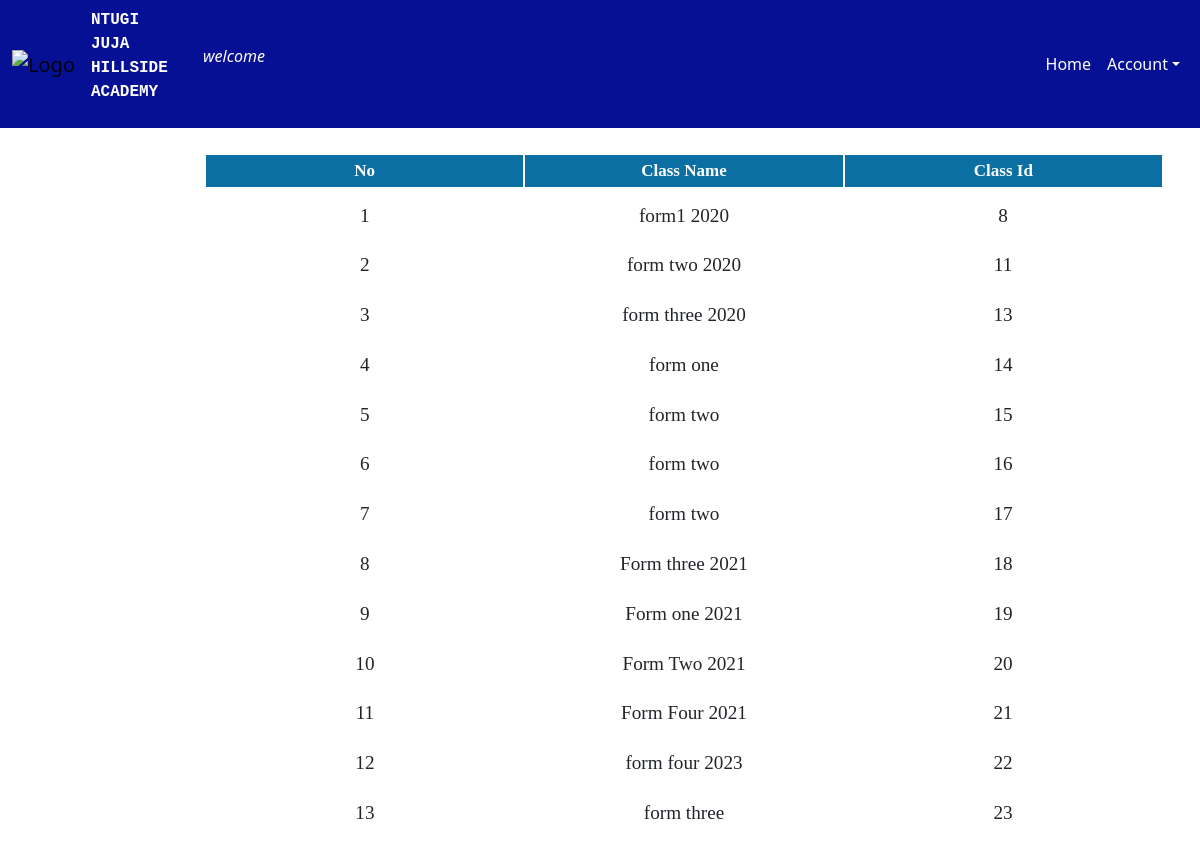
The page /admin/view_classes.php on the database its author committed.
### tables this page shows
CREATE TABLE `class` (
  `class_id` int(11) NOT NULL,
  `class_name` varchar(255) NOT NULL,
  `session_id` int(10) NOT NULL
);

### admin/view_classes.php (the view, shortened to what this page needs)
<?php include('connection.php') ?>
<!DOCTYPE html>
<html lang="en">
<head>
</head>
<body>
    <?php include('header.php')?>
    <div class="classes">
    <table class="paleBlueRows">
            <thead>
                <tr>
                    <th style="width: 20%;">No</th>
                    <th style="width: 20%;">Class Name</th>
                    <th style="width: 20%;">Class Id</th>
                </tr>
            </thead>
            <?php
            $selectQuery = mysqli_query($conn, "SELECT * FROM `class`");
            $i = 1;
            while ($r_res = mysqli_fetch_assoc($selectQuery)) {
            ?>
                <tbody>
                    <tr>
                        <td><?php echo $i++; ?></td>
                        <td><?php echo $r_res['class_name']; ?></td>
                        <td> <?php echo $r_res['class_id']; ?></td>
                    </tr>
                </tbody>
            <?php }
            ?>
        </table>
    </div>
</body>
</html>

### admin/view_classes.php (style rules this page uses)
table.paleBlueRows { font-family: "Times New Roman", Times, serif; border: 2px solid #FFFFFF; width: 80%; height: max-content; text-align: center; border-collapse: collapse; margin-left: 17%; }
table.paleBlueRows td, table.paleBlueRows th { border: 1px solid #FFFFFF; padding: 3px 2px; }
table.paleBlueRows tbody td { font-size: larger; padding: 10px; }
table.paleBlueRows thead { background: #0B6FA4; border-bottom: 5px solid #FFFFFF; }
table.paleBlueRows thead th { font-size: 17px; font-weight: bold; color: #FFFFFF; text-align: center; border-left: 2px solid #FFFFFF; }
table.paleBlueRows thead th:first-child { border-left: none; }
.classes { margin: 25px auto; }

### rows shown on the page
class: class_name "form1 2020", class_id "8"
class: class_name "form two 2020", class_id "11"
class: class_name "form three 2020", class_id "13"
class: class_name "form one", class_id "14"
class: class_name "form two", class_id "15"
class: class_name "form two", class_id "16"
class: class_name "form two", class_id "17"
class: class_name "Form three 2021", class_id "18"
class: class_name "Form one 2021", class_id "19"
class: class_name "Form Two 2021", class_id "20"
class: class_name "Form Four 2021", class_id "21"
class: class_name "form four 2023", class_id "22"
class: class_name "form three", class_id "23"
